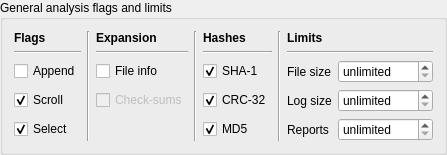
            <widget class="QGroupBox" name="groupBoxFlagsAndLimits">
             <property name="sizePolicy">
              <sizepolicy hsizetype="MinimumExpanding" vsizetype="Minimum">
               <horstretch>0</horstretch>
               <verstretch>0</verstretch>
              </sizepolicy>
             </property>
             <property name="title">
              <string>General analysis flags and limits</string>
             </property>
             <layout class="QGridLayout" name="gridLayout_7">
              <item row="0" column="0">
               <layout class="QGridLayout" name="gridLayoutFlagsAndLimits">
                <item row="3" column="6">
                 <widget class="QLabel" name="labelMaxLogSize">
                  <property name="sizePolicy">
                   <sizepolicy hsizetype="Fixed" vsizetype="Preferred">
                    <horstretch>0</horstretch>
                    <verstretch>0</verstretch>
                   </sizepolicy>
                  </property>
                  <property name="text">
                   <string>Log size</string>
                  </property>
                 </widget>
                </item>
                <item row="1" column="0">
                 <widget class="Line" name="line_4">
                  <property name="orientation">
                   <enum>Qt::Horizontal</enum>
                  </property>
                 </widget>
                </item>
                <item row="0" column="6" colspan="2">
                 <widget class="QLabel" name="labelGeneralLimits">
                  <property name="text">
                   <string>&lt;html&gt;&lt;head/&gt;&lt;body&gt;&lt;p&gt;&lt;span style=&quot; font-weight:600;&quot;&gt;Limits&lt;/span&gt;&lt;/p&gt;&lt;/body&gt;&lt;/html&gt;</string>
                  </property>
                 </widget>
                </item>
                <item row="1" column="6" colspan="2">
                 <widget class="Line" name="line_7">
                  <property name="orientation">
                   <enum>Qt::Horizontal</enum>
                  </property>
                 </widget>
                </item>
                <item row="0" column="0">
                 <widget class="QLabel" name="labelGeneralFlags">
                  <property name="text">
                   <string>&lt;html&gt;&lt;head/&gt;&lt;body&gt;&lt;p&gt;&lt;span style=&quot; font-weight:600;&quot;&gt;Flags&lt;/span&gt;&lt;/p&gt;&lt;/body&gt;&lt;/html&gt;</string>
                  </property>
                 </widget>
                </item>
                <item row="4" column="4">
                 <widget class="QCheckBox" name="checkBoxCalculateMD5">
                  <property name="toolTip">
                   <string>Calculate MD5 hash</string>
                  </property>
                  <property name="text">
                   <string>MD5</string>
                  </property>
                  <property name="checked">
                   <bool>true</bool>
                  </property>
                 </widget>
                </item>
                <item row="2" column="7">
                 <widget class="QSpinBox" name="spinBoxMaxFileSize">
                  <property name="toolTip">
                   <string>Maximum size (in MB) of files to be loaded, files are skipped when they are bigger than that (0 = no limit)</string>
                  </property>
                  <property name="specialValueText">
                   <string>unlimited</string>
                  </property>
                  <property name="suffix">
                   <string> MB</string>
                  </property>
                  <property name="minimum">
                   <number>0</number>
                  </property>
                  <property name="maximum">
                   <number>999999</number>
                  </property>
                  <property name="singleStep">
                   <number>100</number>
                  </property>
                  <property name="value">
                   <number>0</number>
                  </property>
                 </widget>
                </item>
                <item row="4" column="7">
                 <widget class="QSpinBox" name="spinBoxMaxReports">
                  <property name="toolTip">
                   <string>Maximum number of reported sets held in memory (0 = no limit)</string>
                  </property>
                  <property name="specialValueText">
                   <string>unlimited</string>
                  </property>
                  <property name="minimum">
                   <number>0</number>
                  </property>
                  <property name="maximum">
                   <number>999999</number>
                  </property>
                  <property name="singleStep">
                   <number>100</number>
                  </property>
                  <property name="value">
                   <number>0</number>
                  </property>
                 </widget>
                </item>
                <item row="2" column="6">
                 <widget class="QLabel" name="labelMaxFileSize">
                  <property name="sizePolicy">
                   <sizepolicy hsizetype="Fixed" vsizetype="Preferred">
                    <horstretch>0</horstretch>
                    <verstretch>0</verstretch>
                   </sizepolicy>
                  </property>
                  <property name="text">
                   <string>File size</string>
                  </property>
                 </widget>
                </item>
                <item row="0" column="1" rowspan="5">
                 <widget class="Line" name="line">
                  <property name="orientation">
                   <enum>Qt::Vertical</enum>
                  </property>
                 </widget>
                </item>
                <item row="4" column="0">
                 <widget class="QCheckBox" name="checkBoxSelectGame">
                  <property name="toolTip">
                   <string>Select game in game list if selected in analysis report?</string>
                  </property>
                  <property name="text">
                   <string>Select</string>
                  </property>
                  <property name="checked">
                   <bool>true</bool>
                  </property>
                 </widget>
                </item>
                <item row="3" column="7">
                 <widget class="QSpinBox" name="spinBoxMaxLogSize">
                  <property name="toolTip">
                   <string>Maximum number of lines in log (0 = no limit)</string>
                  </property>
                  <property name="specialValueText">
                   <string>unlimited</string>
                  </property>
                  <property name="suffix">
                   <string> lines</string>
                  </property>
                  <property name="minimum">
                   <number>0</number>
                  </property>
                  <property name="maximum">
                   <number>999999</number>
                  </property>
                  <property name="singleStep">
                   <number>100</number>
                  </property>
                  <property name="value">
                   <number>0</number>
                  </property>
                 </widget>
                </item>
                <item row="2" column="4">
                 <widget class="QCheckBox" name="checkBoxCalculateSHA1">
                  <property name="toolTip">
                   <string>Calculate SHA-1 hash</string>
                  </property>
                  <property name="text">
                   <string>SHA-1</string>
                  </property>
                  <property name="checked">
                   <bool>true</bool>
                  </property>
                 </widget>
                </item>
                <item row="0" column="2">
                 <widget class="QLabel" name="labelGeneralExpansion">
                  <property name="text">
                   <string>&lt;html&gt;&lt;head/&gt;&lt;body&gt;&lt;p&gt;&lt;span style=&quot; font-weight:600;&quot;&gt;Expansion&lt;/span&gt;&lt;/p&gt;&lt;/body&gt;&lt;/html&gt;</string>
                  </property>
                 </widget>
                </item>
                <item row="3" column="2">
                 <widget class="QCheckBox" name="checkBoxExpandChecksums">
                  <property name="enabled">
                   <bool>false</bool>
                  </property>
                  <property name="toolTip">
                   <string>Automatically expand calculated check-sums</string>
                  </property>
                  <property name="text">
                   <string>Check-sums</string>
                  </property>
                 </widget>
                </item>
                <item row="0" column="4">
                 <widget class="QLabel" name="labelGeneralHashes">
                  <property name="text">
                   <string>&lt;html&gt;&lt;head/&gt;&lt;body&gt;&lt;p&gt;&lt;span style=&quot; font-weight:600;&quot;&gt;Hashes&lt;/span&gt;&lt;/p&gt;&lt;/body&gt;&lt;/html&gt;</string>
                  </property>
                 </widget>
                </item>
                <item row="2" column="0">
                 <widget class="QCheckBox" name="checkBoxAppendReport">
                  <property name="toolTip">
                   <string>If set, analysis output is appended (otherwise the report is cleared before the analysis)</string>
                  </property>
                  <property name="text">
                   <string>Append</string>
                  </property>
                 </widget>
                </item>
                <item row="2" column="2">
                 <widget class="QCheckBox" name="checkBoxExpandFiles">
                  <property name="toolTip">
                   <string>Automatically expand file info</string>
                  </property>
                  <property name="text">
                   <string>File info</string>
                  </property>
                 </widget>
                </item>
                <item row="3" column="4">
                 <widget class="QCheckBox" name="checkBoxCalculateCRC">
                  <property name="toolTip">
                   <string>Calculate CRC-32 check-sum</string>
                  </property>
                  <property name="text">
                   <string>CRC-32</string>
                  </property>
                  <property name="checked">
                   <bool>true</bool>
                  </property>
                 </widget>
                </item>
                <item row="1" column="4">
                 <widget class="Line" name="line_6">
                  <property name="orientation">
                   <enum>Qt::Horizontal</enum>
                  </property>
                 </widget>
                </item>
                <item row="3" column="0">
                 <widget class="QCheckBox" name="checkBoxAutoScroll">
                  <property name="toolTip">
                   <string>Automatically scroll to the currently analyzed game</string>
                  </property>
                  <property name="text">
                   <string>Scroll</string>
                  </property>
                  <property name="checked">
                   <bool>true</bool>
                  </property>
                 </widget>
                </item>
                <item row="1" column="2">
                 <widget class="Line" name="line_5">
                  <property name="orientation">
                   <enum>Qt::Horizontal</enum>
                  </property>
                 </widget>
                </item>
                <item row="0" column="3" rowspan="5">
                 <widget class="Line" name="line_2">
                  <property name="orientation">
                   <enum>Qt::Vertical</enum>
                  </property>
                 </widget>
                </item>
                <item row="4" column="6">
                 <widget class="QLabel" name="labelMaxReports">
                  <property name="sizePolicy">
                   <sizepolicy hsizetype="Fixed" vsizetype="Preferred">
                    <horstretch>0</horstretch>
                    <verstretch>0</verstretch>
                   </sizepolicy>
                  </property>
                  <property name="text">
                   <string>Reports</string>
                  </property>
                 </widget>
                </item>
                <item row="0" column="5" rowspan="5">
                 <widget class="Line" name="line_3">
                  <property name="orientation">
                   <enum>Qt::Vertical</enum>
                  </property>
                 </widget>
                </item>
               </layout>
              </item>
             </layout>
            </widget>
